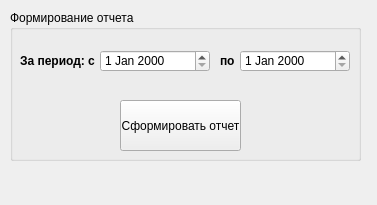
<?xml version="1.0" encoding="UTF-8"?>
<ui version="4.0">
 <class>reportmenu</class>
 <widget class="QMainWindow" name="reportmenu">
  <property name="geometry">
   <rect>
    <x>0</x>
    <y>0</y>
    <width>377</width>
    <height>205</height>
   </rect>
  </property>
  <property name="windowTitle">
   <string>MainWindow</string>
  </property>
  <widget class="QWidget" name="centralwidget">
   <widget class="QGroupBox" name="groupBox">
    <property name="geometry">
     <rect>
      <x>10</x>
      <y>10</y>
      <width>351</width>
      <height>151</height>
     </rect>
    </property>
    <property name="title">
     <string>Формирование отчета</string>
    </property>
    <widget class="QPushButton" name="createreport">
     <property name="geometry">
      <rect>
       <x>110</x>
       <y>90</y>
       <width>121</width>
       <height>51</height>
      </rect>
     </property>
     <property name="text">
      <string>Сформировать отчет</string>
     </property>
    </widget>
    <widget class="QLabel" name="label">
     <property name="geometry">
      <rect>
       <x>10</x>
       <y>40</y>
       <width>81</width>
       <height>21</height>
      </rect>
     </property>
     <property name="font">
      <font>
       <weight>75</weight>
       <bold>true</bold>
      </font>
     </property>
     <property name="text">
      <string>За период: с</string>
     </property>
    </widget>
    <widget class="QDateEdit" name="datereport_s">
     <property name="geometry">
      <rect>
       <x>90</x>
       <y>40</y>
       <width>110</width>
       <height>22</height>
      </rect>
     </property>
    </widget>
    <widget class="QLabel" name="label_2">
     <property name="geometry">
      <rect>
       <x>210</x>
       <y>40</y>
       <width>47</width>
       <height>21</height>
      </rect>
     </property>
     <property name="font">
      <font>
       <weight>75</weight>
       <bold>true</bold>
      </font>
     </property>
     <property name="text">
      <string>по</string>
     </property>
    </widget>
    <widget class="QDateEdit" name="datereport_po">
     <property name="geometry">
      <rect>
       <x>230</x>
       <y>40</y>
       <width>110</width>
       <height>22</height>
      </rect>
     </property>
    </widget>
   </widget>
  </widget>
  <widget class="QMenuBar" name="menubar">
   <property name="geometry">
    <rect>
     <x>0</x>
     <y>0</y>
     <width>377</width>
     <height>31</height>
    </rect>
   </property>
  </widget>
 </widget>
 <resources/>
 <connections/>
</ui>
